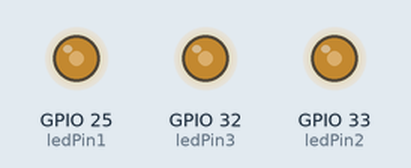
This sketch was run on a simulated ESP32. Parts: output pins drawn as LEDs (lit = HIGH).

Above: at 0.1 s.
Timing chart, 0 to 1.6 s (numbered marks = the images above):
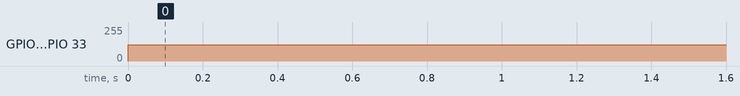

The sketch:

LED_Test.ino
```cpp
// the number of the LED pin
const int ledPin1 = 25;  // 16 corresponds to GPIO16
const int ledPin2 = 33; // 17 corresponds to GPIO17
const int ledPin3 = 32;  // 5 corresponds to GPIO5

// setting PWM properties
const int freq = 5000;
const int ledChannel1 = 0;
const int ledChannel2 = 1;
const int ledChannel3 = 2;

const int resolution = 8;

void setup(){
  // configure LED PWM functionalitites
  ledcSetup(ledChannel1, freq, resolution);
  ledcSetup(ledChannel2, freq, resolution);
  ledcSetup(ledChannel3, freq, resolution);

  // attach the channel to the GPIO to be controlled
  ledcAttachPin(ledPin1, ledChannel1);
  ledcAttachPin(ledPin2, ledChannel2);
  ledcAttachPin(ledPin3, ledChannel3);
}

void loop(){
  ledcWrite(ledChannel1, 123);
  ledcWrite(ledChannel2, 123);
  ledcWrite(ledChannel3, 123);
  //delay(100);
//  // increase the LED brightness
//  for(int dutyCycle = 0; dutyCycle <= 255; dutyCycle++){
//    // changing the LED brightness with PWM
//    ledcWrite(led1Channel, dutyCycle);
//    delay(15);
//  }
//
//  // decrease the LED brightness
//  for(int dutyCycle = 255; dutyCycle >= 0; dutyCycle--){
//    // changing the LED brightness with PWM
//    ledcWrite(ledChannel, dutyCycle);
//    delay(15);
//  }
}
```

Measured:
- by itself, GPIO 32 (ledPin3), GPIO 33 (ledPin2): 0/255 → 123/255 at 0.00 s
